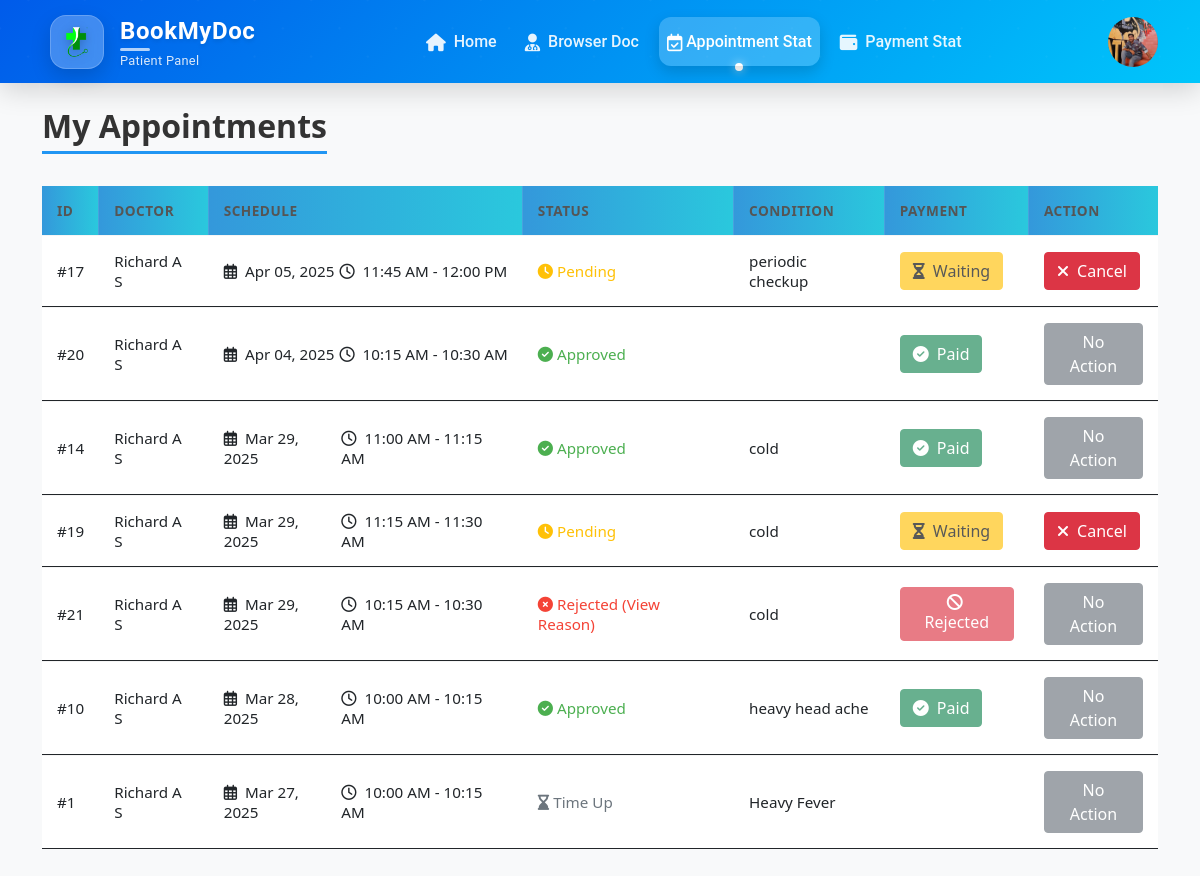
Page /appointmentstat.php (signed in) on the committed database.
### tables this page shows
CREATE TABLE `patientreg` (
  `id` int(11) NOT NULL,
  `name` varchar(255) NOT NULL,
  `phone` varchar(10) NOT NULL,
  `email` varchar(255) NOT NULL,
  `password` varchar(255) NOT NULL,
  `profile_pic` varchar(255) DEFAULT NULL,
  `age` int(11) DEFAULT NULL,
  `dob` date DEFAULT NULL,
  `gender` varchar(10) DEFAULT NULL,
  `medical_records` varchar(255) DEFAULT NULL,
  `action` enum('enabled','disabled') NOT NULL DEFAULT 'enabled'
);

CREATE TABLE `appointment_requests` (
  `id` int(11) NOT NULL,
  `user_id` int(11) NOT NULL,
  `doctor_id` int(11) NOT NULL,
  `slot_id` int(11) NOT NULL,
  `appointment_date` date NOT NULL,
  `status` enum('pending','approved','expired','rejected') DEFAULT 'pending',
  `created_at` timestamp NOT NULL DEFAULT current_timestamp(),
  `fees` decimal(10,2) NOT NULL DEFAULT 0.00,
  `payment_status` varchar(50) NOT NULL DEFAULT 'pending',
  `patient_condition` text DEFAULT NULL,
  `rejection_reason` text DEFAULT NULL
);

CREATE TABLE `doctorreg` (
  `id` int(11) NOT NULL,
  `name` varchar(255) NOT NULL,
  `phone` varchar(20) NOT NULL,
  `email` varchar(255) NOT NULL,
  `password` varchar(255) NOT NULL,
  `created_at` timestamp NOT NULL DEFAULT current_timestamp(),
  `age` int(11) DEFAULT NULL,
  `qualifications` text DEFAULT NULL,
  `experience` int(11) DEFAULT NULL,
  `specialization` varchar(255) DEFAULT NULL,
  `profile_photo` varchar(255) DEFAULT NULL,
  `degree_certificate` varchar(255) DEFAULT NULL,
  `status` enum('pending','rejected','approved') DEFAULT 'pending',
  `address` varchar(255) DEFAULT NULL,
  `location` varchar(20) DEFAULT NULL,
  `fees` decimal(10,2) NOT NULL DEFAULT 0.00,
  `rejection_reason` text DEFAULT NULL,
  `action` enum('enabled','disabled') NOT NULL DEFAULT 'enabled'
);

CREATE TABLE `doctor_availability` (
  `id` int(11) NOT NULL,
  `doctor_id` int(11) NOT NULL,
  `start_time` time NOT NULL,
  `end_time` time NOT NULL,
  `created_at` timestamp NOT NULL DEFAULT current_timestamp()
);

### appointmentstat.php (the view, shortened to what this page needs)
<?php
require 'db_connection.php';
include 'patientheader2.php';
require 'delete_passed_appointments.php';
$patient_id = $_SESSION['id'];
$sql = "SELECT ar.id, ar.appointment_date, ar.status, ar.payment_status, ar.patient_condition,
               d.name AS doctor_name, s.start_time, s.end_time, ar.rejection_reason
        FROM appointment_requests ar
        JOIN doctorreg d ON ar.doctor_id = d.id
        JOIN doctor_availability s ON ar.slot_id = s.id
        WHERE ar.user_id = ?
        ORDER BY ar.appointment_date DESC";
$stmt = $conn->prepare($sql);
$stmt->bind_param("i", $patient_id);
$stmt->execute();
$result = $stmt->get_result();
?>
<!DOCTYPE html>
<html lang="en">
<head>
    <link rel="stylesheet" href="https://cdn.jsdelivr.net/npm/bootstrap@5.3.0/dist/css/bootstrap.min.css">
    <link rel="stylesheet" href="https://cdnjs.cloudflare.com/ajax/libs/font-awesome/6.4.0/css/all.min.css">
</head>
<body>
    <div class="page-header">
        <div class="container">
            <h2 class="page-title">My Appointments</h2>
            <br><br>
        </div>
    </div>
    <div class="container">
        <div class="appointments-container">
            <?php if ($result->num_rows > 0) : ?>
                <div class="table-responsive">
                    <table class="table">
                        <thead>
                            <tr>
                                <th>ID</th>
                                <th>Doctor</th>
                                <th>Schedule</th>
                                <th>Status</th>
                                <th>Condition</th>
                                <th>Payment</th>
                                <th>Action</th>
                            </tr>
                        </thead>
                        <tbody>
                        <?php while ($row = $result->fetch_assoc()) : ?>
                            <tr>
                                <td>#<?php echo $row['id']; ?></td>
                                <td class="doctor-name"><?php echo $row['doctor_name']; ?></td>
                                <td>
                                    <div class="date-time">
                                        <span class="appointment-date">
                                            <i class="far fa-calendar-alt me-1"></i>
                                            <?php echo date('M d, Y', strtotime($row['appointment_date'])); ?>
                                        </span>
                                        <span class="time-slot">
                                            <i class="far fa-clock me-1"></i>
                                            <?php echo date('h:i A', strtotime($row['start_time'])) . ' - ' .
                                                        date('h:i A', strtotime($row['end_time'])); ?>
                                        </span>
                                    </div>
                                </td>
                                <td>
    <?php if ($row['status'] == 'approved') : ?>
        <span class="status-badge status-approved">
            <i class="fas fa-check-circle"></i> Approved
        </span>
    <?php elseif ($row['status'] == 'pending') : ?>
        <span class="status-badge status-pending">
            <i class="fas fa-clock"></i> Pending
        </span>
    <?php elseif ($row['status'] == 'rejected') : ?>
        <span class="status-badge status-rejected"
              data-bs-toggle="modal"
              data-bs-target="#rejectionModal<?php echo $row['id']; ?>"
              style="text-decoration: none; cursor: pointer;">
            <i class="fas fa-times-circle"></i> Rejected (View Reason)
        </span>
    <?php elseif ($row['status'] == 'expired') : ?>
        <span class="status-badge status-expired" style="color: #6c757d;">
            <i class="fas fa-hourglass-end"></i> Time Up
        </span>
    <?php endif; ?>
</td>
                                <td>
                                    <div class="long-text" data-bs-toggle="tooltip" data-bs-placement="top"
                                         title="<?php echo htmlspecialchars($row['patient_condition']); ?>">
                                        <?php echo htmlspecialchars($row['patient_condition']); ?>
                                    </div>
                                </td>
                                <td>
                                    <?php if ($row['status'] == 'approved') : ?>
                                        <?php if (strtolower($row['payment_status']) === 'paid') : ?>
                                            <button class="btn btn-success" disabled>
                                                <i class="fas fa-check-circle me-1"></i> Paid
                                            </button>
                                        <?php else : ?>
                                            <a href="payment.php?appointment_id=<?php echo $row['id']; ?>" class="btn btn-primary">
                                                <i class="fas fa-credit-card me-1"></i> Pay Now
                                            </a>
                                        <?php endif; ?>
                                    <?php elseif ($row['status'] == 'pending') : ?>
                                        <button class="btn btn-warning" disabled>
                                            <i class="fas fa-hourglass-half me-1"></i> Waiting
                                        </button>
                                    <?php elseif ($row['status'] == 'rejected') : ?>
                                        <button class="btn btn-danger" disabled>
                                            <i class="fas fa-ban me-1"></i> Rejected
                                        </button>
                                    <?php endif; ?>
                                </td>
                                <td>
                                    <?php if (($row['status'] == 'pending' || $row['status'] == 'approved') && strtolower($row['payment_status']) !== 'paid') : ?>
                                        <a href="cancel_appointment.php?id=<?php echo $row['id']; ?>"
                                           class="btn btn-danger" onclick="return confirm('Are you sure you want to cancel this appointment?');">
                                            <i class="fas fa-times me-1"></i> Cancel
                                        </a>
                                    <?php else : ?>
                                        <button class="btn btn-secondary" disabled>No Action</button>
                                    <?php endif; ?>
                                </td>
                            </tr>
                        <?php endwhile; ?>
                        </tbody>
                    </table>
                </div>
            <?php endif; ?>
        </div>
    </div>
</body>
</html>

### patientheader2.php (shortened to what this page needs)
<?php
include 'db_connection.php';
$patientId = $_SESSION['id'];
$query = "SELECT profile_pic FROM patientreg WHERE id = '$patientId'";
$result = mysqli_query($conn, $query);
$row = mysqli_fetch_assoc($result);
$profilePic = !empty($row['profile_pic']) ? $row['profile_pic'] : 'default-profile.png';
?>
<header>
    <nav class="navbar navbar-expand-lg navbar-dark">
    <link href="https://cdn.jsdelivr.net/npm/bootstrap@5.3.0/dist/css/bootstrap.min.css" rel="stylesheet">
    <link rel="stylesheet" href="https://cdnjs.cloudflare.com/ajax/libs/font-awesome/6.0.0/css/all.min.css">
        <div class="container">
            <a class="navbar-brand d-flex align-items-center" href="patientprofile.php">
                <div class="logo-container me-3">
                    <img src="images/logo.png" alt="Logo" class="logo-image">
                </div>
                <div class="brand-text">
                    <strong>BookMyDoc</strong>
                    <span class="tagline">Patient Panel</span>
                </div>
            </a>
            <div class="collapse navbar-collapse" id="navbarNav">
                <ul class="navbar-nav mx-auto">
                    <li class="nav-item">
                        <a class="nav-link" href="patientprofile.php">
                            <i class="fas fa-home me-1"></i> Home
                        </a>
                    </li>
                    <li class="nav-item">
                        <a class="nav-link" href="browsedoct.php">
                            <i class="fas fa-user-md me-1"></i> Browser Doc
                        </a>
                    </li>
                    <li class="nav-item">
                        <a class="nav-link" href="appointmentstat.php">
                            <i class="far fa-calendar-check me-1"></i>Appointment Stat
                        </a>
                    </li>
                    <li class="nav-item">
    <a class="nav-link" href="paymenthistory.php">
        <i class="fas fa-wallet me-1"></i> Payment Stat
    </a>
</li>
                </ul>
                <div class="nav-right d-flex align-items-center">
                <div class="nav-right d-flex align-items-center">
    <div class="dropdown">
        <a class="nav-link user-profile-dropdown" href="#" role="button" data-bs-toggle="dropdown" aria-expanded="false">
        <img src="<?php echo $profilePic; ?>" onerror="this.onerror=null; this.src='images/profilepicdoct.jpg';" class="profile-pic" />
        </a>
    </div>
</div>
</div>
            </div>
        </div>
    </nav>
</header>

### patientheader2.php (style rules this page uses)
header { font-family: 'Roboto', sans-serif; }
.navbar { background: linear-gradient(135deg, #005bea, #00c6fb); padding: 1rem; box-shadow: 0 8px 25px rgba(0,0,0,0.15); position: relative; z-index: 100; }
.navbar::before { content: ''; position: absolute; top: 0; left: 0; right: 0; bottom: 0; opacity: 0.8; z-index: -1; border-bottom-left-radius: 18px; border-bottom-right-radius: 18px; }
.logo-container { background: rgba(255,255,255,0.25); border-radius: 16px; width: 54px; height: 54px; display: flex; align-items: center; justify-content: center; padding: 10px; box-shadow: 0 8px 20px rgba(0,0,0,0.15); backdrop-filter: blur(8px); -webkit-backdrop-filter: blur(8px); border: 1px solid rgba(255,255,255,0.2); transition: all 0.5s cubic-bezier(0.175, 0.885, 0.32, 1.275); }
.logo-image { max-width: 100%; height: auto; filter: drop-shadow(0 2px 5px rgba(0,0,0,0.2)); }
.navbar-brand { transition: all 0.4s ease; padding: 0.3rem 0.5rem; border-radius: 12px; }
.brand-text { display: flex; flex-direction: column; text-shadow: 0 2px 4px rgba(0,0,0,0.1); }
.brand-text strong { font-size: 1.5rem; font-weight: 700; color: white; letter-spacing: 0.6px; position: relative; }
.brand-text strong::after { content: ''; position: absolute; bottom: -2px; left: 0; width: 30px; height: 3px; background: rgba(255,255,255,0.7); border-radius: 10px; }
.tagline { font-size: 0.8rem; color: rgba(255,255,255,0.85); letter-spacing: 0.3px; margin-top: 2px; }
.navbar-nav .nav-item { position: relative; margin: 0 6px; }
.navbar-nav .nav-link { color: rgba(255,255,255,0.9); font-weight: 500; padding: 0.8rem 1.2rem; border-radius: 12px; transition: all 0.4s cubic-bezier(0.25, 0.46, 0.45, 0.94); position: relative; overflow: hidden; z-index: 1; }
.navbar-nav .nav-link::before { content: ''; position: absolute; top: 100%; left: 0; width: 100%; height: 100%; background: rgba(255,255,255,0.15); transition: all 0.3s ease; z-index: -1; border-radius: 12px; }
.navbar-nav .nav-link.active { color: white; background: rgba(255,255,255,0.2); box-shadow: 0 6px 15px rgba(0,0,0,0.15); }
.navbar-nav .nav-link i { transition: all 0.3s ease; font-size: 1.1rem; vertical-align: middle; }
.profile-pic { width: 50px; height: 50px; border-radius: 50%; object-fit: cover; }
.current-page { position: relative; }
.current-page::after { content: ''; position: absolute; bottom: -5px; left: 50%; transform: translateX(-50%); width: 8px; height: 8px; background-color: white; border-radius: 50%; box-shadow: 0 0 10px rgba(255,255,255,0.7); animation: pulse 2s infinite; }

### appointmentstat.php (style rules this page uses)
body { background-color: #f8f9fa; font-family: 'Segoe UI', Tahoma, Geneva, Verdana, sans-serif; }
.page-header { background-color: transparent; color: #333; padding: 1.5rem 0 0.5rem; margin-bottom: 0; box-shadow: none; border-radius: 0; }
.table thead th { background: linear-gradient(to right, #3498db, #2ac8dd); color: white; font-weight: 600; border: none; padding: 15px; font-size: 0.85rem; text-transform: uppercase; letter-spacing: 0.5px; }
.table thead th:not(:last-child) { border-right: 1px solid rgba(255, 255, 255, 0.1); }
.page-title { font-weight: 600; margin-bottom: 0; color: #333; border-bottom: 3px solid #2196F3; display: inline-block; padding-bottom: 5px; }
.appointments-container { background-color: transparent; box-shadow: none; padding: 0; margin-bottom: 30px; }
.table { border-collapse: separate; border-spacing: 0; border: none; margin-bottom: 0; }
.table thead th { background-color: #f5f5f5; color: #555; font-weight: 600; border: none; padding: 15px; font-size: 0.85rem; text-transform: uppercase; letter-spacing: 0.5px; }
.table tbody tr { background-color: white; transition: none; }
.table td { padding: 15px; vertical-align: middle; border-top: 1px solid #f5f5f5; font-size: 0.95rem; }
.date-time { display: flex; align-items: center; flex-direction: row; gap: 5px; }
.time-slot { color: inherit; font-size: inherit; }
.status-badge { padding: 0; border-radius: 0; background-color: transparent; }
.status-badge.status-pending { color: #FFC107; background-color: transparent; }
.status-badge.status-approved { color: #4CAF50; background-color: transparent; }
.status-badge.status-rejected { color: #F44336; background-color: transparent; cursor: pointer; }
.status-badge.status-expired { color: #6c757d; background-color: transparent; }
.btn { border-radius: 4px; padding: 6px 12px; }

### rows in the picture
patientreg: profile_pic (picture)
appointment_requests: id "17", doctor.name "Richard A S", appointment_date "Apr 05, 2025", slot.start_time "11:45 AM", slot.end_time "12:00 PM", status "pending" (drawn), patient_condition "periodic checkup"
appointment_requests: id "20", doctor.name "Richard A S", appointment_date "Apr 04, 2025", slot.start_time "10:15 AM", slot.end_time "10:30 AM", status "approved" (drawn)
appointment_requests: id "14", doctor.name "Richard A S", appointment_date "Mar 29, 2025", slot.start_time "11:00 AM", slot.end_time "11:15 AM", status "approved" (drawn), patient_condition "cold"
appointment_requests: id "19", doctor.name "Richard A S", appointment_date "Mar 29, 2025", slot.start_time "11:15 AM", slot.end_time "11:30 AM", status "pending" (drawn), patient_condition "cold"
appointment_requests: id "21", doctor.name "Richard A S", appointment_date "Mar 29, 2025", slot.start_time "10:15 AM", slot.end_time "10:30 AM", patient_condition "cold", status "rejected" (drawn)
appointment_requests: id "10", doctor.name "Richard A S", appointment_date "Mar 28, 2025", slot.start_time "10:00 AM", slot.end_time "10:15 AM", status "approved" (drawn), patient_condition "heavy head ache"
appointment_requests: id "1", doctor.name "Richard A S", appointment_date "Mar 27, 2025", slot.start_time "10:00 AM", slot.end_time "10:15 AM", status "expired" (drawn), patient_condition "Heavy Fever"
